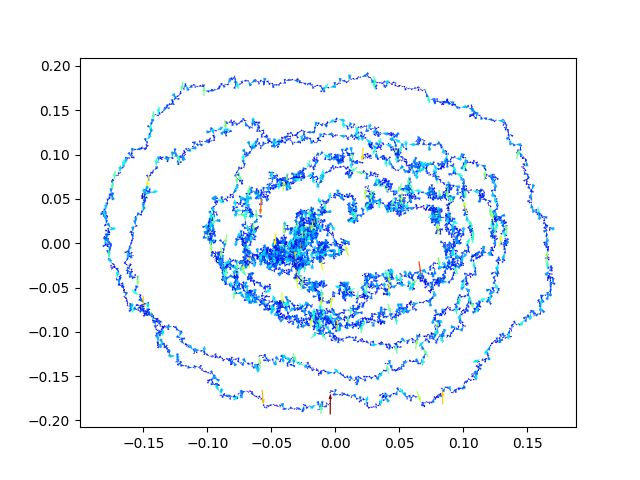

Reproduce this figure in Python.
# No-regret dynamics/trajectories for matching pennis game:

# (x 1-x)((1 -1)(-1 1))(y 1-y)^T
# l1= x^T*A*Y l2=-x^T*A*Y 

import numpy as np
import copy

import torch
import torch.nn.functional as F
import torch.optim as optim
import torch.nn as nn
from torch.distributions.exponential import Exponential

from utils import queue_update

from collections import deque

import matplotlib.pyplot as plt
import matplotlib.colors as colors
import matplotlib.cm as cm

from tqdm import tqdm

A = torch.from_numpy(np.array([[1, -1], [-1, 1]])).float()  # gets uses for utility formation of matching game

NUM_STEPS = 10000
lr = 0.01
K = 1  # size of the queue of strategy
m = 1  # m & inc control the pruning
inc = 10  # m & inc control the pruning
Sample_fr = 1 # downsampling for visualization
pbar = tqdm(total=NUM_STEPS)
# randomness used for perturbations
x_rate = 3 # rate of the exponential distribution perturbation
y_rate = 2

class Player(nn.Module):
    '''
    Abstraction for Players
    '''
    def __init__(self):
        super(Player, self).__init__()
        self.linear = nn.Parameter(torch.rand(1, 2))

    def forward(self):
        return F.softmax(self.linear, dim=1)-0.5

x_queue = deque(maxlen=K)  # queue of past strategies for player x
y_queue = deque(maxlen=K)  # queue of past strategies for player y

x_player = Player()
y_player = Player()


x_queue, m = queue_update(queue=x_queue, m=m, K=K, t=0, ft=copy.deepcopy(x_player.state_dict()), inc=inc)
y_queue, _ = queue_update(queue=y_queue, m=m, K=K, t=0, ft=copy.deepcopy(y_player.state_dict()), inc=inc)

x_optimizer = optim.SGD(x_player.parameters(), lr=lr)
y_optimizer = optim.SGD(y_player.parameters(), lr=lr)

strategies = []


params = torch.Tensor()
for param in x_player.parameters(): # the same number of params for y_player
    params = torch.cat((params, param.view(-1)))

for t in range(NUM_STEPS):
    # player x's turn
    x_optimizer.zero_grad()
    x_loss = torch.zeros(1, 1)
    y = y_player()
    for param in x_queue:
        x_player.load_state_dict(param)
        x = x_player()
        x_loss += torch.mm(torch.mm(x, A), y.T)
    x_loss /= len(x_queue)

    # perturbation
    randomness = Exponential(x_rate*torch.ones(len(params))).sample()
    params = torch.Tensor()
    for param in x_player.parameters():
        params = torch.cat((params, param.view(-1)))
    x_loss -= torch.dot(params, randomness)

    x_loss.backward()
    x_optimizer.step()
    x_queue, m = queue_update(queue=x_queue, m=m, K=K, t=t+1, ft=copy.deepcopy(x_player.state_dict()), inc=inc)

    # player y's turn
    y_optimizer.zero_grad()
    x = x_player()
    y_loss = torch.zeros(1, 1)
    for param in y_queue:
        y_player.load_state_dict(param)
        y = y_player()
        y_loss -= torch.mm(torch.mm(x, A), y.T)
    y_loss /= len(y_queue)

    # perturbation
    randomness = Exponential(y_rate*torch.ones(len(params))).sample()
    params = torch.Tensor()
    for param in y_player.parameters():
        params = torch.cat((params, param.view(-1)))
    y_loss -= torch.dot(params, randomness)

    y_loss.backward()
    y_optimizer.step()
    y_queue, _ = queue_update(queue=y_queue, m=m, K=K, t=t+1, ft=copy.deepcopy(y_player.state_dict()), inc=inc)
    pbar.update(1)

    strategies.append([x[0][0].item(), y[0][0].item()])  # building trajectory for vis. Only the first strategy is plotted.
    
# trajectory demonstration
strategies = np.array(strategies)[0::Sample_fr]

x = strategies[:-1, 0]
y = strategies[:-1, 1]
u = strategies[1:, 0] - strategies[:-1, 0]
v = strategies[1:, 1] - strategies[:-1, 1]
n = 0
color_array = np.sqrt(((u-n))**2 + ((v-n))**2)
norm = colors.Normalize(color_array.min(), color_array.max())
color_array = cm.jet(norm(color_array))

plt.quiver(x, y, u, v, linewidth=0.0001, pivot='middle', color=color_array)
plt.ioff()
plt.plot()
plt.show()
plt.savefig("ftpl")
print("saved under the ftpl.png")












